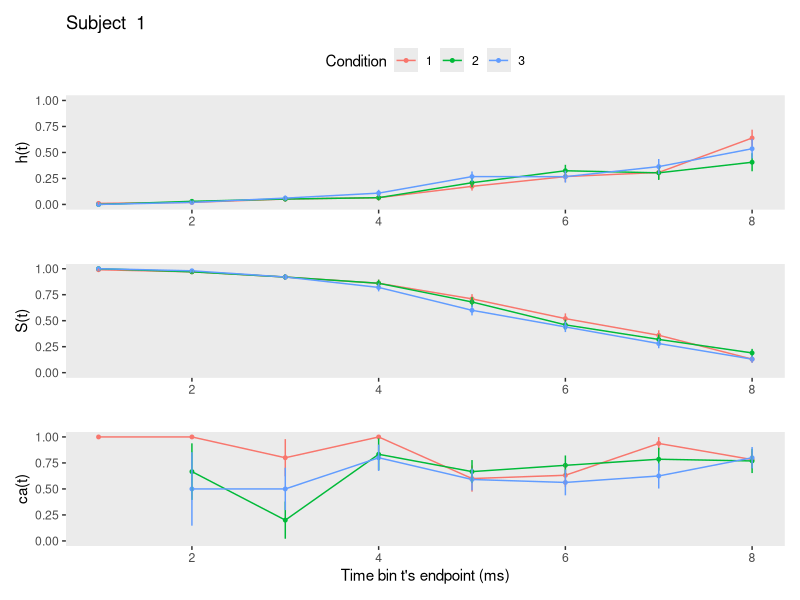
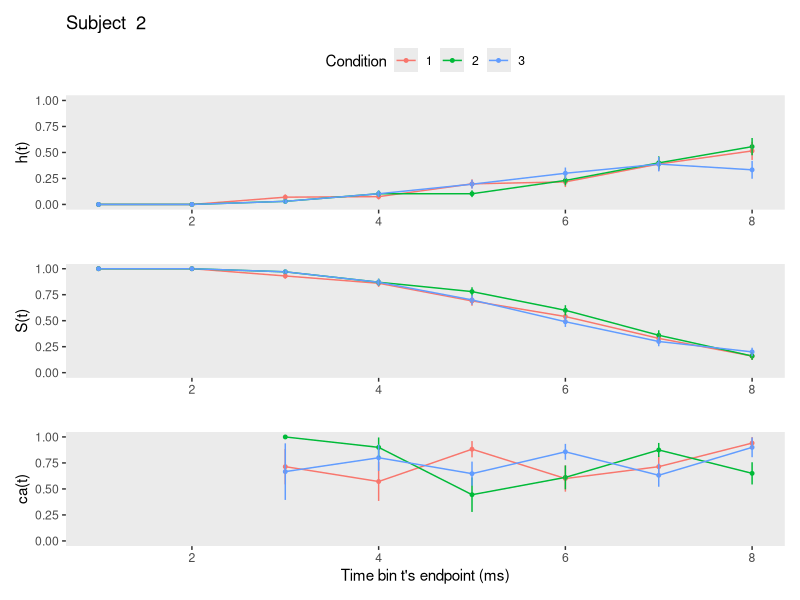
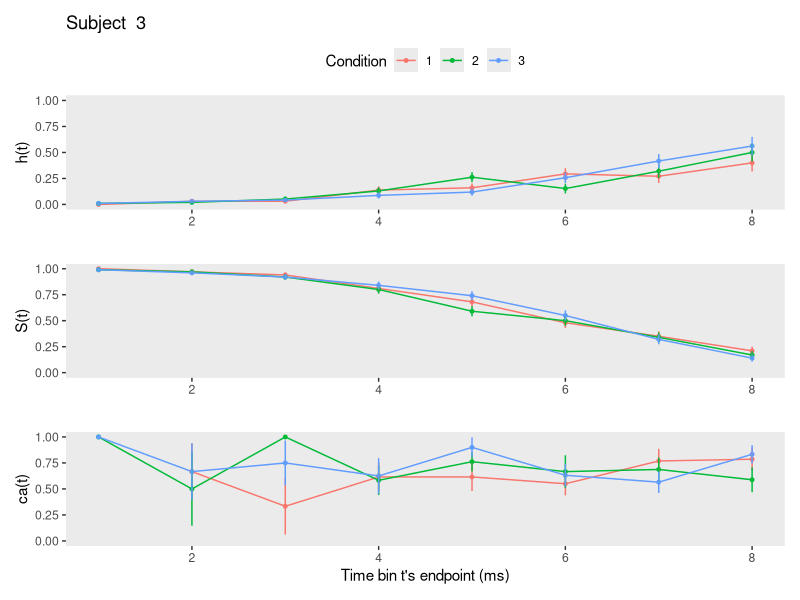
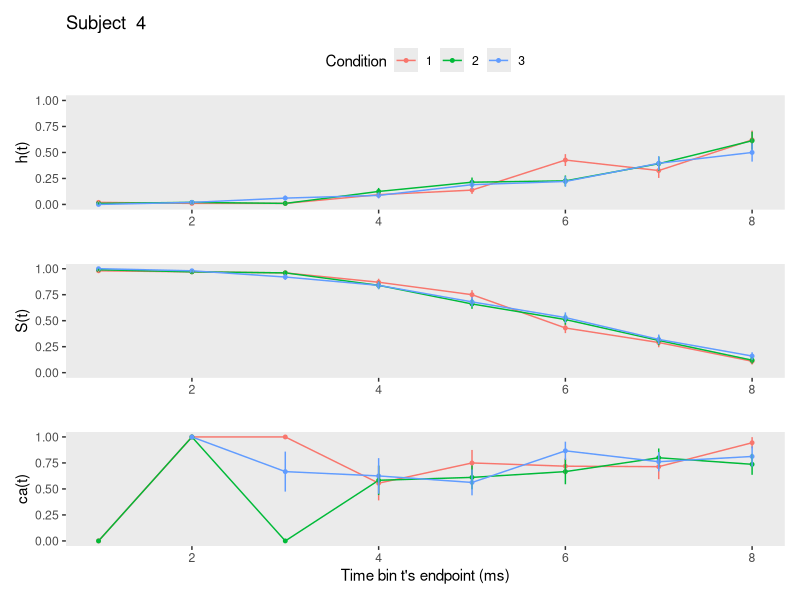
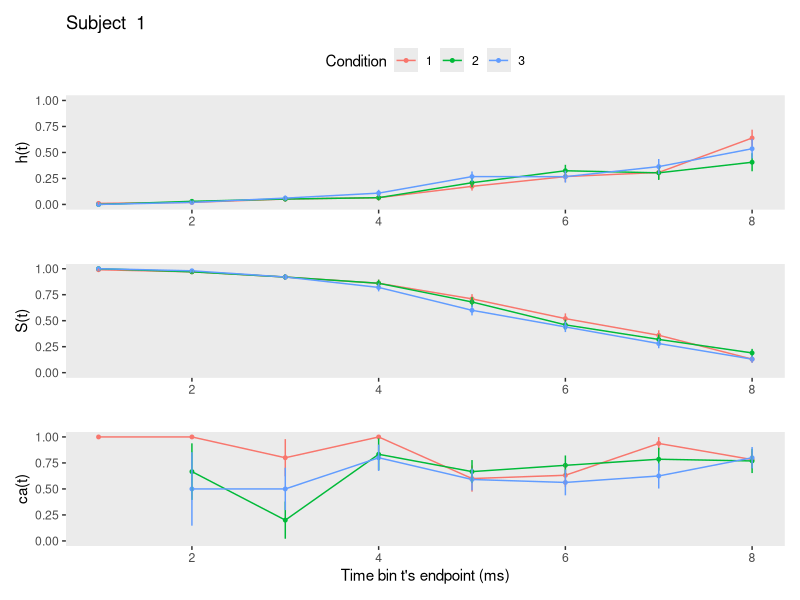
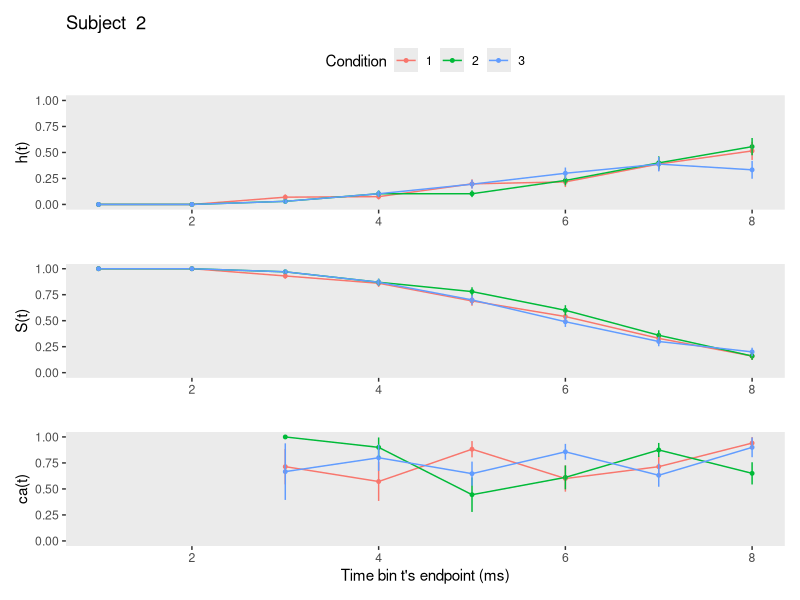
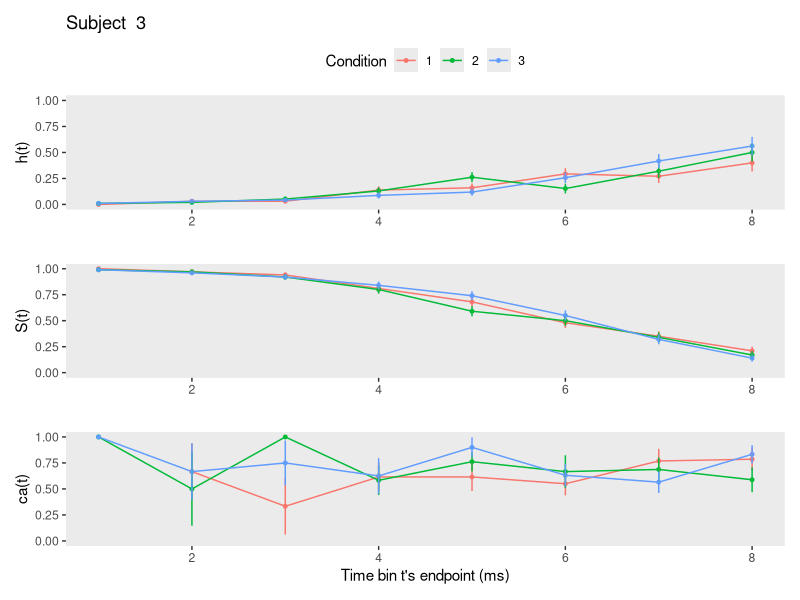
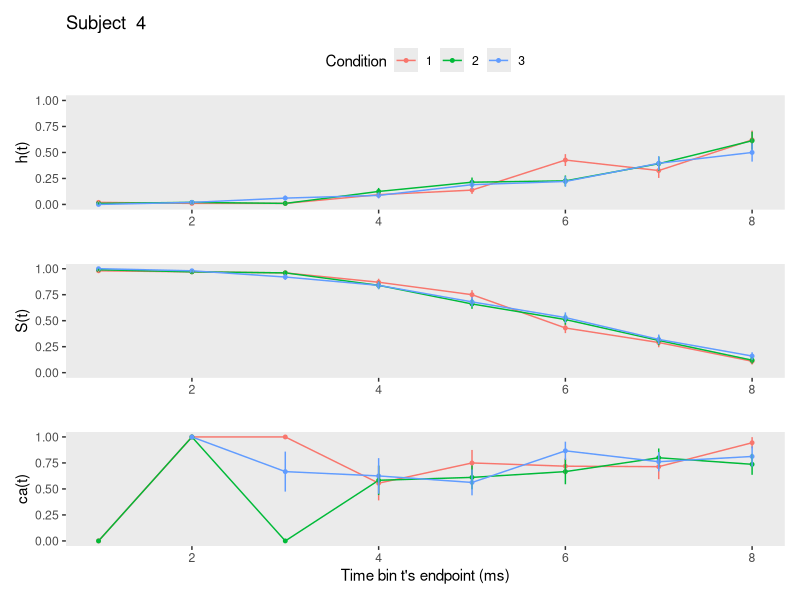

These figures' R source, in order:
## ---- chunk 1
knitr::opts_chunk$set(echo = TRUE)
## ---- chunk 2
library(tidyverse)
library(patchwork)
library(pracma) 
## ---- chunk 3
set.seed(1276)
Tr_pCond = 100 # trials per condition
N_sub = 4    # number of subjects
N_cond = 3   # number of conditions per subject
N_total = N_sub*N_cond*Tr_pCond

data <- tibble(
  pid   = rep(1:N_sub,each=N_cond*Tr_pCond),
  trial = as.integer(Reshape( replicate(N_sub,sample(1:(N_cond*Tr_pCond))),N_total,1)),
  condition = rep(rep(1:N_cond,each=Tr_pCond), N_sub),
  RT = as.double(Reshape(replicate(N_sub*N_cond,rnorm(Tr_pCond, 600, 200)),N_total,1)),
  acc = as.double(Reshape(replicate(N_sub*N_cond,(sample(c(0,1), size=Tr_pCond,replace=T,            
                                                  prob=c(.3,.7)))),N_total,1))) %>%
      arrange(pid,trial) %>%
      mutate(RT = ifelse(RT<0,0.00000001,RT), # instead of filtering to keep all rows
             condition=factor(condition,levels=c(1:N_cond)))

#print.data.frame(data)
head(data)
## ---- chunk 4
data_nested <- data %>% group_nest(pid)
## ---- chunk 5
DefineCensoring_dRT <- function(df, timeout, bin_width){
  df %>% mutate(censor = 1,
                RT2 = ifelse(RT > timeout, timeout, RT),
                censor = ifelse(RT2 == timeout,0,censor),
                dRT = ceiling(RT2/bin_width))
}
## ---- chunk 6
SetUpPersonTrialBin <- function(df){
  df %>% uncount(weights = dRT) %>% 
         group_by(trial) %>% 
         mutate(period = 1:n()) %>% 
         mutate(event = if_else(period == max(period) & censor == 1, 1, 0)) %>% 
         ungroup()
}
## ---- chunk 7
SetUpLifeTable <- function(ptb){
  ptb %>% mutate(event = str_c("event = ", event)) %>%
          group_by(condition,period) %>% 
          count(event) %>% 
          ungroup() %>% 
          pivot_wider(names_from = event,
                      values_from = n) %>% 
          mutate(ev1 = ifelse(is.na(`event = 1`),0,`event = 1`), # replace NA with 0
                 ev0 = ifelse(is.na(`event = 0`),0,`event = 0`),
                 RS = ev0 + ev1) %>% # define the risk set
          mutate(hazard = (ev1 / RS) %>% round(digits = 3)) %>% # calculate hazard estimate
          mutate(se_haz = sqrt((hazard * (1 - hazard)) / RS) %>% round(digits=3)) %>% # se hazard
          group_by(condition) %>%
          mutate(survival = cumprod(1-hazard) %>% round(digits = 3), # calculate survival estimate
                 term     = cumsum(hazard / (RS * (1 - hazard))) %>% round(digits = 6), 
                 se_surv = (survival * sqrt(term)) %>% round(digits = 7)) %>% # Greenwood's (1926) approximation
          ungroup()
}
## ---- chunk 8
CalcConditionalAccuracy <- function(df){
  df %>% filter(censor==1) %>%
         group_by(condition,dRT) %>%
         summarize(ca = mean(acc),
                   n = n()) %>%
         ungroup() %>%
         mutate(period = dRT,
                se_ca = sqrt((ca * (1-ca)) / n)) %>%
         select(-dRT)
}
## ---- chunk 9
JoinLifeTableWithCA <- function(df1,df2){df1 %>% left_join(df2, join_by(condition,period))}
## ---- chunk 10
PlotsEHA <- function(df,subj){
  library(patchwork)
p1 <- df %>% ggplot(aes(x=period, color=condition, group=condition)) +
  geom_line(aes(y=hazard)) +
  geom_point(aes(y=hazard), size=1) + labs(color="Condition") +
  geom_linerange(aes(ymin=hazard-se_haz, ymax=hazard+se_haz), show.legend = F) +
  #scale_color_viridis_d(NULL, option = "A", end=.55) +
  #scale_x_continuous(breaks = c(0,1:(cutoff/bin_size)), labels=c(0,1:(cutoff/bin_size)*bin_size),
  #                   limits = c(0,cutoff/bin_size)) +
  scale_y_continuous(limits = c(0,1)) +
  labs(x="", y="h(t)", title = paste("Subject ", subj)) +
  theme(legend.background = element_rect(fill = "transparent"),
        panel.grid = element_blank(),
        legend.position = "top")

p2 <-df %>%
  ggplot(aes(x=period, color=condition, group=condition)) +
  geom_line(aes(y=survival), show.legend = F) +
  geom_point(aes(y=survival), size=1, show.legend = F) +
  geom_linerange(aes(ymin=survival-se_surv, ymax=survival+se_surv), show.legend = F) +
  #scale_color_viridis_d(NULL, option = "A", end=.55) +
  # add medians
  #geom_path(aes(x=period, y=survival, color=factor(condition)),
  #          data = tibble(period= c(median_cond1, median_cond1, median_cond2, median_cond2),
  #                        survival = c(.5, 0, .5, 0),
  #                        condition = c(1,1,2,2)), 
  #          linetype = 3, show.legend = F) +
  #scale_x_continuous(breaks = c(0,1:(cutoff/bin_size)), labels=c(0,1:(cutoff/bin_size)*bin_size),
  #                   limits=c(0,cutoff/bin_size)) +
  scale_y_continuous(limits = c(0,1)) +
  labs(x="", y="S(t)",
       colour="Condition") +
  theme(panel.grid = element_blank())

p3 <-df %>%
  ggplot(aes(x=period, color=condition, group=condition)) +
  geom_line(aes(y=ca), show.legend = F) +
  geom_point(aes(y=ca), size=1, show.legend = F) +
  geom_linerange(aes(ymin=ca-se_ca, ymax=ca+se_ca), show.legend = F) +
  #scale_color_viridis_d(NULL, option = "A", end=.55) +
  #scale_x_continuous(breaks = c(0,1:(cutoff/bin_size)), labels=c(0,1:(cutoff/bin_size)*bin_size),
  #                   limits=c(0,cutoff/bin_size)) +
  scale_y_continuous(limits = c(0,1)) +
  labs(x="Time bin t's endpoint (ms)", y="ca(t)",
       colour="Condition") +
  theme(panel.grid = element_blank())

p1/p2/p3
}
## ---- chunk 11
data_final <- data_nested %>% 
                     mutate(censored  = map(data, DefineCensoring_dRT, 800, 100)) %>%             # user input: censoring time, and bin width
                     mutate(ptbData   = map(censored, SetUpPersonTrialBin)) %>%                   # create person-trial-bin dataset
                     mutate(lifetable = map(ptbData, SetUpLifeTable)) %>%                         # create life tables without ca
                     mutate(condacc   = map(censored, CalcConditionalAccuracy)) %>%               # calculate ca
                     mutate(lifetableWithCA = map2(lifetable, condacc, JoinLifeTableWithCA)) %>%  # create life tables with ca
                     mutate(plot      = map2(.x = lifetableWithCA, .y = pid, PlotsEHA))           # create plots of info in life tables
## ---- chunk 12
# view lifetables:
data_final %>% pull(lifetable)

# create file for Bayesian regression modeling:
data_final %>% unnest(ptbData)

# view original data for subject 1:
data_final[[2]][[1]]

# view person-trial-bin data set for subject 1:
data_final[[4]][[1]] 
## ---- chunk 13
# save as pdf
map2(paste0("figure_for_subject", data_final$pid, ".pdf"), data_final$plot, ggsave)

# save as png
map2(paste0("figure_for_subject", data_final$pid, ".png"), data_final$plot, ggsave, width = 8, height = 5, dpi = 600)
## ---- chunk 14
# determine the mth row where smallest S(t) > .5
# cond1_m <- lt_full %>% 
#       filter(condition == 1 & survival > .5) %>% slice(n()) # take last row
# cond2_m <- lt_full %>% 
#       filter(condition == 2 & survival > .5) %>% slice(n()) 
# 
# # determine the row for m + 1
# cond1_m1 <- lt_full %>% 
#     filter(condition == 1 & survival < .5) %>% slice(1)
# cond2_m1 <- lt_full %>% 
#     filter(condition == 2 & survival < .5) %>% slice(1)
# 
# # pull the value for m
# m_cond1  <- pull(cond1_m, period)
# m_cond2  <- pull(cond2_m, period)
# 
# # pull the two survival function values
# surv_cond1_m  <- pull(cond1_m, survival)
# surv_cond1_m1 <- pull(cond1_m1, survival)
# surv_cond2_m  <- pull(cond2_m, survival)
# surv_cond2_m1 <- pull(cond2_m1, survival)
# 
# # plug the values into Equation 10.6 (page 338)
# median_cond1 <- m_cond1 + ((surv_cond1_m - .5) / (surv_cond1_m - surv_cond1_m1)) * ((m_cond1 + 1) - m_cond1) 
# median_cond2 <- m_cond2 + ((surv_cond2_m - .5) / (surv_cond2_m - surv_cond2_m1)) * ((m_cond2 + 1) - m_cond2) 
# # median RTs
# median_cond1*bin_size
# median_cond2*bin_size
## ---- chunk 15
# 
# row0_cond1 <- tibble(condition=factor(1),period=0.0,`event = 0` = NA,`event = 1` =NA, ev1 = NA,ev0 = NA,
#                      RS = Trials_perCondition,hazard = NA,se_haz = NA,survival = 1,
#                      term = NA,se_surv = 0,ca = NA,n = NA,se_ca = NA)
# row0_cond2 <- tibble(condition=factor(2),period=0.0,`event = 0` = NA,`event = 1` = NA,ev1 = NA,ev0 = NA,
#                      RS = Trials_perCondition,hazard = NA,se_haz = NA,survival = 1,
#                      term = NA,se_surv = 0,ca = NA,n = NA,se_ca = NA)
#                    
# lt_full <- bind_rows(row0_cond1, row0_cond2, lt_full) %>% arrange(condition, period)
#   
# #print.data.frame(lt_full)
# head(lt_full)
